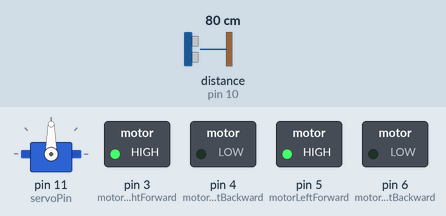
Bench run of a sketch on a simulated Arduino Uno, built with avr-gcc and run on an emulated ATmega328P. Shown: servo, switched loads named in the sketch (green lamp = pin HIGH). Wiring (inferred from the names in the program): ultrasonic range finder: trigger pin 9; echo pin 10. Dashed ring = blinking. The inputs (shaded band) are chosen by the test bench; at power-on: distance to the obstacle (sensor on pin 10) 80 cm. The echo pulse lasts 58.3 µs per cm; pins used as bus, display or sensor lines are not drawn.

Above: at 1.2 s.
1.3 s: distance to the obstacle (sensor on pin 10) set to 18 cm
2.8 s: distance to the obstacle (sensor on pin 10) set to 14 cm
At 4.2 s:
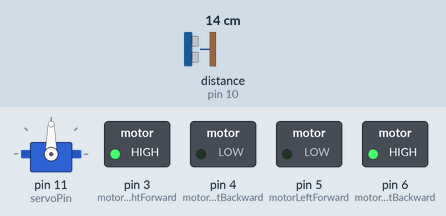
5.8 s: distance to the obstacle (sensor on pin 10) set to 35 cm
At 7.5 s:
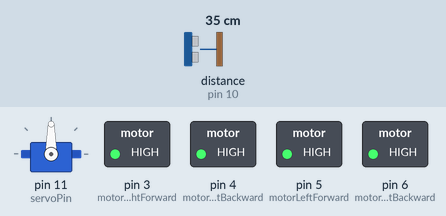
7.8 s: distance to the obstacle (sensor on pin 10) set to 2 cm
At 9.2 s:
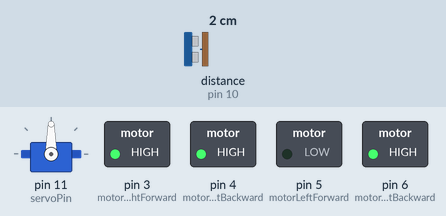
10.8 s: distance to the obstacle (sensor on pin 10) set to 60 cm
At 11.2 s:
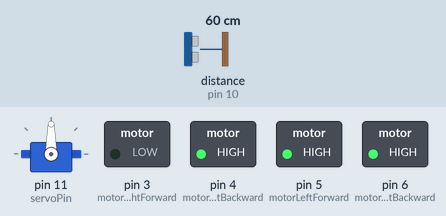
12.8 s: distance to the obstacle (sensor on pin 10) set to 4 cm
At 13.2 s:
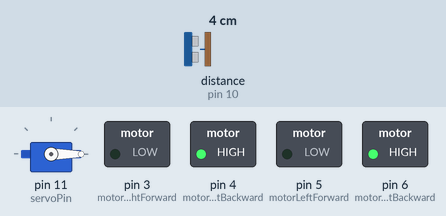
Timing chart, 0 to 16.8 s (numbered marks = the images above; inputs shaded):
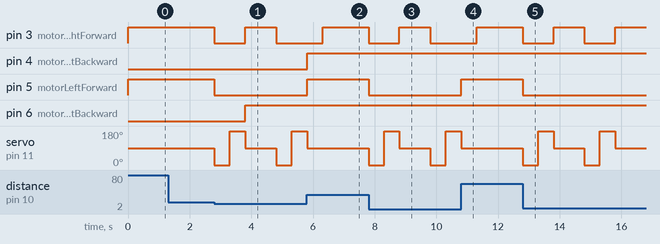

Measured:
- the behaviour switches between 16 and 15 cm on distance to the obstacle (sensor on pin 10) (found by bisection; images 0 and 1)
- after the input at 1.3 s, every drawn part: stays the same
- after the input at 2.8 s, pin 3 (motorRightForward): HIGH → LOW at once, → HIGH 1.0 s later, → LOW 1.0 s later; pin 5 (motorLeftForward): HIGH → LOW at once; pin 6 (motorLeftBackward): LOW → HIGH after 1.0 s; servo on pin 11 (servoPin): 90° → 0° at once, → 180° 0.50 s later, → 90° 0.50 s later, → 0° 1.0 s later, … (5 changes in this stretch)
- after the input at 5.8 s, pin 4 (motorRightBackward), pin 5 (motorLeftForward): LOW → HIGH at once; servo on pin 11 (servoPin): goes on until 5.8 s, then stays 90°
- after the input at 7.8 s, pin 3 (motorRightForward): HIGH → LOW at once, → HIGH 1.0 s later, → LOW 1.0 s later; pin 5 (motorLeftForward): HIGH → LOW at once; servo on pin 11 (servoPin): 90° → 0° at once, → 180° 0.50 s later, → 90° 0.50 s later, → 0° 1.0 s later, … (5 changes in this stretch)
- after the input at 10.8 s, pin 5 (motorLeftForward): LOW → HIGH at once; servo on pin 11 (servoPin): goes on until 10.8 s, then stays 90°
- after the input at 12.8 s, pin 3 (motorRightForward): alternates HIGH for 1.0 s and LOW for 1.0 s, starting at once; pin 5 (motorLeftForward): HIGH → LOW at once; servo on pin 11 (servoPin): 90° → 0° at once, → 180° 0.50 s later, → 90° 0.50 s later, → 0° 1.0 s later, … (6 changes in this stretch)

The sketch:

bot.ino
```cpp
#include <Servo.h>

const int trigPin = 9;
const int echoPin = 10;
const int servoPin = 11;
const int motorLeftForward = 5;
const int motorLeftBackward = 6;
const int motorRightForward = 3;
const int motorRightBackward = 4;

Servo myservo;
long duration;
int distance;
int tolerance = 15;

void setup() {
  pinMode(trigPin, OUTPUT);
  pinMode(echoPin, INPUT);
  pinMode(motorLeftForward, OUTPUT);
  pinMode(motorLeftBackward, OUTPUT);
  pinMode(motorRightForward, OUTPUT);
  pinMode(motorRightBackward, OUTPUT);
  myservo.attach(servoPin);
  myservo.write(90); // Center position
  Serial.begin(9600);
}

void loop() {
  distance = getDistance();
  if (distance < tolerance) {
    stopRobot();
    int leftDistance = checkSide(0); // Check left
    int rightDistance = checkSide(180); // Check right
    if (leftDistance > tolerance && leftDistance > rightDistance) {
      turnLeft();
    } else if (rightDistance > tolerance && rightDistance > leftDistance) {
      turnRight();
    } else {
      // No clear path, turn back
      turnBack();
    }
  } else {
    moveForward();
  }
}

int getDistance() {
  digitalWrite(trigPin, LOW);
  delayMicroseconds(2);
  digitalWrite(trigPin, HIGH);
  delayMicroseconds(10);
  digitalWrite(trigPin, LOW);
  duration = pulseIn(echoPin, HIGH);
  distance = duration * 0.034 / 2;
  return distance;
}

int checkSide(int angle) {
  myservo.write(angle);
  delay(500); // Wait for the servo to reach the position
  int sideDistance = getDistance();
  myservo.write(90); // Return to center position
  return sideDistance;
}

void moveForward() {
  digitalWrite(motorLeftForward, HIGH);
  digitalWrite(motorRightForward, HIGH);
}

void stopRobot() {
  digitalWrite(motorLeftForward, LOW);
  digitalWrite(motorRightForward, LOW);
}

void turnLeft() {
  digitalWrite(motorLeftBackward, HIGH);
  digitalWrite(motorRightForward, HIGH);
  delay(500); // Adjust based on your robot's turning speed
  stopRobot();
}

void turnRight() {
  digitalWrite(motorLeftForward, HIGH);
  digitalWrite(motorRightBackward, HIGH);
  delay(500); // Adjust based on your robot's turning speed
  stopRobot();
}

void turnBack() {
  digitalWrite(motorLeftBackward, HIGH);
  digitalWrite(motorRightForward, HIGH);
  delay(1000); // Adjust based on your robot's turning speed
  stopRobot();
}
```
